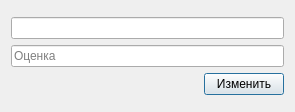
<?xml version="1.0" encoding="UTF-8"?>
<ui version="4.0">
 <class>EditScoreStudentDialog</class>
 <widget class="QDialog" name="EditScoreStudentDialog">
  <property name="geometry">
   <rect>
    <x>0</x>
    <y>0</y>
    <width>295</width>
    <height>112</height>
   </rect>
  </property>
  <property name="windowTitle">
   <string>Dialog</string>
  </property>
  <layout class="QGridLayout" name="gridLayout">
   <item row="0" column="0">
    <layout class="QVBoxLayout" name="verticalLayout">
     <item>
      <widget class="QLineEdit" name="studentNameLine">
       <property name="readOnly">
        <bool>true</bool>
       </property>
      </widget>
     </item>
     <item>
      <widget class="QLineEdit" name="scoreLine">
       <property name="placeholderText">
        <string>Оценка</string>
       </property>
      </widget>
     </item>
     <item>
      <layout class="QHBoxLayout" name="horizontalLayout">
       <item>
        <spacer name="horizontalSpacer">
         <property name="orientation">
          <enum>Qt::Horizontal</enum>
         </property>
         <property name="sizeHint" stdset="0">
          <size>
           <width>40</width>
           <height>20</height>
          </size>
         </property>
        </spacer>
       </item>
       <item>
        <widget class="QPushButton" name="editScoreButton">
         <property name="text">
          <string>Изменить</string>
         </property>
        </widget>
       </item>
      </layout>
     </item>
    </layout>
   </item>
  </layout>
 </widget>
 <resources/>
 <connections/>
</ui>
